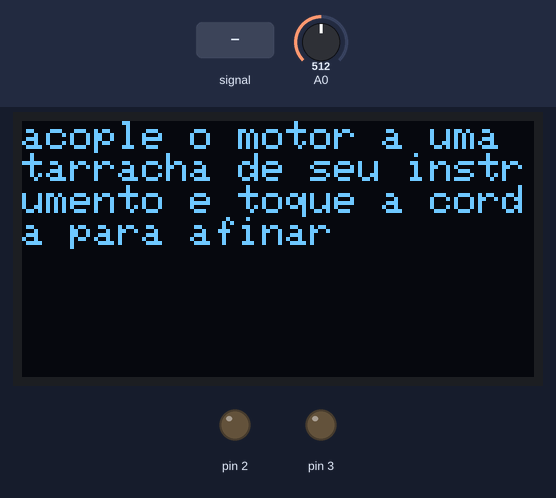
A sketch run on a simulated Arduino Uno, built with avr-gcc and run on an emulated ATmega328P. Parts: 128×64 one-colour display, output pins drawn as LEDs (lit = HIGH). The inputs (shaded band) are chosen by the test bench; at power-on: A0 = 512. What the sketch prints to the serial monitor is not drawn.

Above: at 0.1 s.
3.3 s: A0 fed a 200 Hz sine of ±81 counts around its level
At 4.3 s:
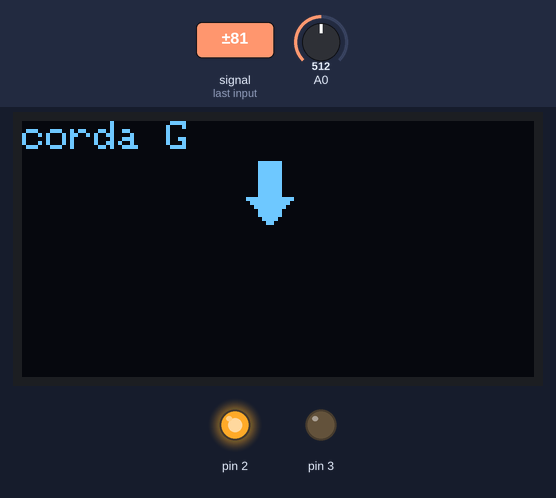
Timing chart, 0 to 6.3 s (numbered marks = the images above; inputs shaded):
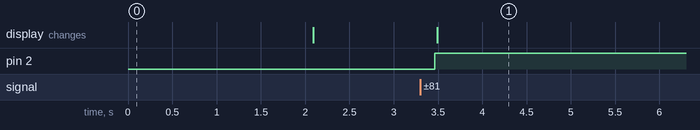

The sketch:

detecao_frequencia_motor_v3.ino
```cpp
/*
 * Arduino Guitar Tuner
 * by Nicole Grimwood
 *
 * For more information please visit:
 * https://www.instructables.com/id/Arduino-Guitar-Tuner/
 *
 * Based upon:
 * Arduino Frequency Detection
 * created October 7, 2012
 * by Amanda Ghassaei
 *
 * This code is in the public domain.
*/
#include <SPI.h>
#include <Wire.h>
#include <Adafruit_GFX.h>
#include <Adafruit_SSD1306.h>

#define OLED_RESET 4
Adafruit_SSD1306 display(OLED_RESET);

//data storage variables
byte newData = 0;
byte prevData = 0;
unsigned int time = 0;//keeps time and sends vales to store in timer[] occasionally
int timer[10];//storage for timing of events
int slope[10];//storage for slope of events
unsigned int totalTimer;//used to calculate period
unsigned int period;//storage for period of wave
byte index = 0;//current storage index
float frequency;//storage for frequency calculations
int maxSlope = 0;//used to calculate max slope as trigger point
int newSlope;//storage for incoming slope data

//variables for deciding whether you have a match
byte noMatch = 0;//counts how many non-matches you've received to reset variables if it's been too long
byte slopeTol = 3;//slope tolerance- adjust this if you need
int timerTol = 10;//timer tolerance- adjust this if you need

//variables for amp detection
unsigned int ampTimer = 0;
byte maxAmp = 0;
byte checkMaxAmp;
byte ampThreshold = 20;//raise if you have a very noisy signal

//variables for tuning
float correctFrequency;//the correct frequency for the string being played

//bitmaps das setas
const unsigned char setacima [] PROGMEM = {
  0x01, 0x80, 0x03, 0xc0, 0x07, 0xe0, 0x07, 0xe0, 0x0f, 0xf0, 0x1f, 0xf8, 0x3f, 0xfc, 0x07, 0xe0,
  0x07, 0xe0, 0x07, 0xe0, 0x07, 0xe0, 0x07, 0xe0, 0x07, 0xe0, 0x07, 0xe0, 0x07, 0xe0, 0x07, 0xe0
};
const unsigned char setabaixo [] PROGMEM = {
  0x07, 0xe0, 0x07, 0xe0, 0x07, 0xe0, 0x07, 0xe0, 0x07, 0xe0, 0x07, 0xe0, 0x07, 0xe0, 0x07, 0xe0,
  0x07, 0xe0, 0x3f, 0xfc, 0x1f, 0xf8, 0x0f, 0xf0, 0x07, 0xe0, 0x07, 0xe0, 0x03, 0xc0, 0x01, 0x80
};

void setup(){

  Serial.begin(9600);

  //controlam o motor
  pinMode(3,OUTPUT);
  pinMode(2,OUTPUT);

  cli();//disable interrupts

  //set up continuous sampling of analog pin 0 at 38.5kHz

  //clear ADCSRA and ADCSRB registers
  ADCSRA = 0;
  ADCSRB = 0;

  ADMUX |= (1 << REFS0); //set reference voltage
  ADMUX |= (1 << ADLAR); //left align the ADC value- so we can read highest 8 bits from ADCH register only

  ADCSRA |= (1 << ADPS2) | (1 << ADPS0); //set ADC clock with 32 prescaler- 16mHz/32=500kHz
  ADCSRA |= (1 << ADATE); //enabble auto trigger
  ADCSRA |= (1 << ADIE); //enable interrupts when measurement complete
  ADCSRA |= (1 << ADEN); //enable ADC
  ADCSRA |= (1 << ADSC); //start ADC measurements

  sei();//enable interrupts
  display.begin(SSD1306_SWITCHCAPVCC, 0x3C);
  display.setTextSize(1);
  display.setTextColor(WHITE);

  display.setCursor(0,0);
  display.clearDisplay();
  display.println("acople o motor a uma tarracha de seu instrumento e toque a corda para afinar");
  //display.println("oi");
  display.display();
  delay(2000);
  display.clearDisplay();
}

ISR(ADC_vect) {//when new ADC value ready

  PORTB &= B11101111;//set pin 12 low
  prevData = newData;//store previous value
  newData = ADCH;//get value from A0
  if (prevData < 127 && newData >=127){//if increasing and crossing midpoint
    newSlope = newData - prevData;//calculate slope
    if (abs(newSlope-maxSlope)<slopeTol){//if slopes are ==
      //record new data and reset time
      slope[index] = newSlope;
      timer[index] = time;
      time = 0;
      if (index == 0){//new max slope just reset
        PORTB |= B00010000;//set pin 12 high
        noMatch = 0;
        index++;//increment index
      }
      else if (abs(timer[0]-timer[index])<timerTol && abs(slope[0]-newSlope)<slopeTol){//if timer duration and slopes match
        //sum timer values
        totalTimer = 0;
        for (byte i=0;i<index;i++){
          totalTimer+=timer[i];
        }
        period = totalTimer;//set period
        //reset new zero index values to compare with
        timer[0] = timer[index];
        slope[0] = slope[index];
        index = 1;//set index to 1
        PORTB |= B00010000;//set pin 12 high
        noMatch = 0;
      }
      else{//crossing midpoint but not match
        index++;//increment index
        if (index > 9){
          reset();
        }
      }
    }
    else if (newSlope>maxSlope){//if new slope is much larger than max slope
      maxSlope = newSlope;
      time = 0;//reset clock
      noMatch = 0;
      index = 0;//reset index
    }
    else{//slope not steep enough
      noMatch++;//increment no match counter
      if (noMatch>9){
        reset();
      }
    }
  }

  time++;//increment timer at rate of 38.5kHz

  ampTimer++;//increment amplitude timer
  if (abs(127-ADCH)>maxAmp){
    maxAmp = abs(127-ADCH);
  }
  if (ampTimer==1000){
    ampTimer = 0;
    checkMaxAmp = maxAmp;
    maxAmp = 0;
  }


}

void reset(){//clean out some variables
  index = 0;//reset index
  noMatch = 0;//reset match couner
  maxSlope = 0;//reset slope
}

//Determine the correct frequency and light up
//the appropriate LED for the string being played
void stringCheck(){
  display.setCursor(0, 0);
  display.setTextSize(1);
  if(frequency>70&frequency<90){
    /*printar no display "corda E"*/
    display.println("corda E");
    correctFrequency = 82.4;
  }
  else if(frequency>100&frequency<120){
    /*printar no display "corda A"*/
    display.println("corda A");
    correctFrequency = 110;
  }
  else if(frequency>135&frequency<155){
    /*printar no display "corda D"*/
    display.println("corda D");
    correctFrequency = 146.8;
  }
  else if(frequency>186&frequency<205){
    /*printar no display "corda G"*/
    display.println("corda G");
    correctFrequency = 196;
  }
  else if(frequency>235&frequency<255){
    /*printar no display "corda B"*/
    display.println("corda B");
    correctFrequency = 246.9;
  }
  else if(frequency>320&frequency<340){
    /*printar no display "corda e"*/
    display.println("corda e");
    correctFrequency = 329.6;
  }
  else//detectou um valor de frequencia discrepante
  {
    correctFrequency = 0;
  }
}

//Compare the frequency input to the correct
//frequency and light up the appropriate LEDS
void frequencyCheck(){

    if (correctFrequency == 0)
    {
      allLEDsOff();
      //Serial.println("frequencia discrepante");
    }
    //verifica se a diferença entre a frequencia da guitarra e a frequencia alvo é maior que 1
    else if (frequency > correctFrequency + 2){
      digitalWrite(2,1);
      Serial.println("2");

      display.drawBitmap(54, 10, setabaixo, 16, 16, WHITE);
    }
    else if (frequency < correctFrequency - 2){
      digitalWrite(3,1);
      Serial.println("3");

      display.drawBitmap(54, 10, setacima, 16, 16, WHITE);
    }
    else {  //if(frequency>correctFrequency-1&frequency<correctFrequency+1)
      /*Está afinada*/
      display.setCursor(10, 10);
      display.setTextSize(2);
      display.println("afinada!");
      Serial.println("afinada");
      allLEDsOff();
    }

}

void allLEDsOff(){
  digitalWrite(2,0);
  digitalWrite(3,0);
}

void loop(){
  display.clearDisplay();

  allLEDsOff();

  if (checkMaxAmp>ampThreshold){
    frequency = 38462/float(period);//calculate frequency timer rate/period
  }

  stringCheck();

  frequencyCheck();
  Serial.print(frequency);
  Serial.println();

  display.display();
  delay(100);

}
```

Measured:
- after the input at 3.3 s, pin 2: LOW → HIGH after 0.16 s; the display: changes after 0.19 s (image 1)
